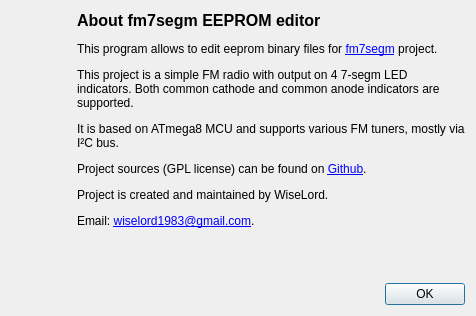
<?xml version="1.0" encoding="UTF-8"?>
<ui version="4.0">
 <class>AboutDialog</class>
 <widget class="QDialog" name="AboutDialog">
  <property name="geometry">
   <rect>
    <x>0</x>
    <y>0</y>
    <width>476</width>
    <height>316</height>
   </rect>
  </property>
  <property name="windowTitle">
   <string>About Ampcontrol EEPROM editor</string>
  </property>
  <layout class="QVBoxLayout" name="verticalLayout">
   <item>
    <widget class="QWidget" name="wgtDesc" native="true">
     <layout class="QHBoxLayout" name="horizontalLayout">
      <property name="spacing">
       <number>4</number>
      </property>
      <property name="leftMargin">
       <number>0</number>
      </property>
      <property name="topMargin">
       <number>0</number>
      </property>
      <property name="rightMargin">
       <number>0</number>
      </property>
      <property name="bottomMargin">
       <number>0</number>
      </property>
      <item>
       <widget class="QLabel" name="lblIcon">
        <property name="text">
         <string/>
        </property>
        <property name="pixmap">
         <pixmap resource="res.qrc">:/res/fm7segm.png</pixmap>
        </property>
        <property name="alignment">
         <set>Qt::AlignLeading|Qt::AlignLeft|Qt::AlignTop</set>
        </property>
       </widget>
      </item>
      <item>
       <widget class="QLabel" name="lblDesc">
        <property name="text">
         <string>&lt;html&gt;&lt;head/&gt;&lt;body&gt;&lt;p&gt;&lt;span style=&quot; font-size:12pt; font-weight:600;&quot;&gt;About fm7segm EEPROM editor&lt;/span&gt;&lt;/p&gt;&lt;p&gt;This program allows to edit eeprom binary files for &lt;a href=&quot;http://wiselord.github.io/avr/fm7segm/&quot;&gt;&lt;span style=&quot; text-decoration: underline; color:#0000ff;&quot;&gt;fm7segm&lt;/span&gt;&lt;/a&gt; project.&lt;/p&gt;&lt;p&gt;This project is a simple FM radio with output on 4 7-segm LED indicators. Both common cathode and common anode indicators are supported.&lt;/p&gt;&lt;p&gt;It is based on ATmega8 MCU and supports various FM tuners, mostly via I²C bus.&lt;/p&gt;&lt;p&gt;Project sources (GPL license) can be found on &lt;a href=&quot;https://github.com/WiseLord/fm7segm&quot;&gt;&lt;span style=&quot; text-decoration: underline; color:#0000ff;&quot;&gt;Github&lt;/span&gt;&lt;/a&gt;.&lt;/p&gt;&lt;p&gt;Project is created and maintained by WiseLord.&lt;/p&gt;&lt;p&gt;Email: &lt;a href=&quot;mailto:wiselord1983@gmail.com&quot;&gt;&lt;span style=&quot; text-decoration: underline; color:#0000ff;&quot;&gt;wiselord1983@gmail.com&lt;/span&gt;&lt;/a&gt;.&lt;/p&gt;&lt;/body&gt;&lt;/html&gt;</string>
        </property>
        <property name="alignment">
         <set>Qt::AlignLeading|Qt::AlignLeft|Qt::AlignTop</set>
        </property>
        <property name="wordWrap">
         <bool>true</bool>
        </property>
        <property name="openExternalLinks">
         <bool>true</bool>
        </property>
       </widget>
      </item>
     </layout>
    </widget>
   </item>
   <item>
    <widget class="QDialogButtonBox" name="buttonBox">
     <property name="orientation">
      <enum>Qt::Horizontal</enum>
     </property>
     <property name="standardButtons">
      <set>QDialogButtonBox::Ok</set>
     </property>
    </widget>
   </item>
  </layout>
 </widget>
 <resources>
  <include location="res.qrc"/>
 </resources>
 <connections>
  <connection>
   <sender>buttonBox</sender>
   <signal>accepted()</signal>
   <receiver>AboutDialog</receiver>
   <slot>accept()</slot>
   <hints>
    <hint type="sourcelabel">
     <x>248</x>
     <y>254</y>
    </hint>
    <hint type="destinationlabel">
     <x>157</x>
     <y>274</y>
    </hint>
   </hints>
  </connection>
  <connection>
   <sender>buttonBox</sender>
   <signal>rejected()</signal>
   <receiver>AboutDialog</receiver>
   <slot>reject()</slot>
   <hints>
    <hint type="sourcelabel">
     <x>316</x>
     <y>260</y>
    </hint>
    <hint type="destinationlabel">
     <x>286</x>
     <y>274</y>
    </hint>
   </hints>
  </connection>
 </connections>
</ui>
